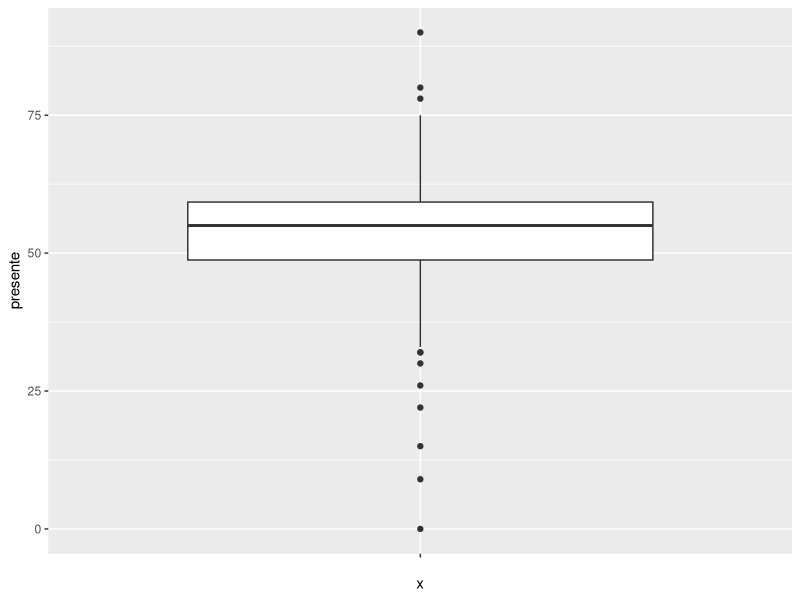
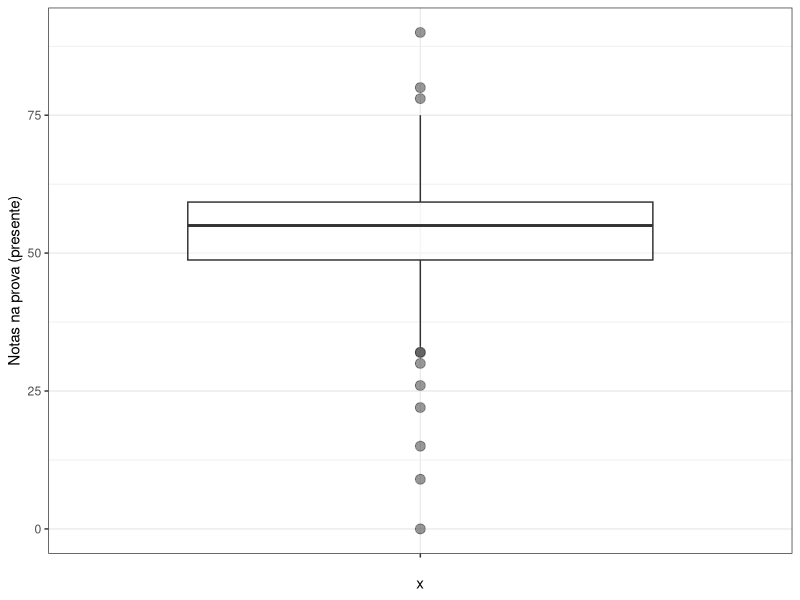
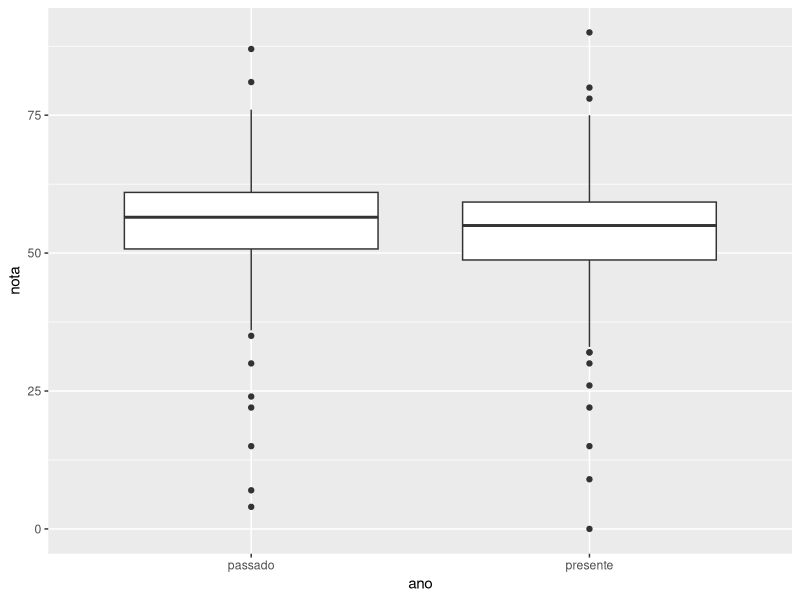
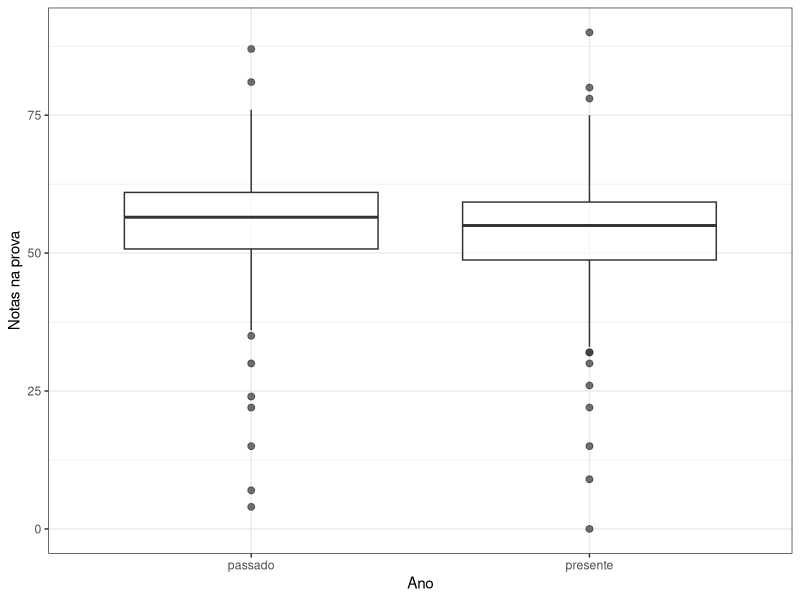

Reproduce these figures in R, in order.
################################################################################
########### Programa de Pós-graduação em Estudos da Linguagem (UFRN) ###########
########### Análise e Visualização de dados: Aula 3                  ###########
########### Profa:    Mahayana Godoy                                 ###########
################################################################################

######################
#### INFORMAÇÕES #####
######################

## O presente tutorial foi desenvolvido para acompanhar a Aula 3 do curso introdutório de Análise e Visualização de dados. Por esse motivo, alguns dos comandos podem não ser tão transparentes se forem realizados de forma independente.

## Vamos importar o conjunto de dados `scorestotal.xlsx` e relembrar qual é a média da coluna `presente`

## Lembre-se de informar qual é o diretório onde o arquivo está e de carregar os pacotes que usaresmo (readxl e ggplot2)

library(readxl)
library(ggplot2)

dados.scores = read_excel("scorestotal.xlsx")
mean(dados.scores$presente)

# Sobre medidas de dispersão:

  # Cada ponto `x` tem uma variação `v` da média `µ`, que pode ser calculado como `x-µ`

  # O valor de variação da nota 0 com relação à média é 0-52.62 = *-52.62*
  
  # O valor de variação da nota 90 com relação à média é 90-52.65 = *37.35*
  
  # A soma das variações é sempre 0, e portanto não é muito útil para descrever a dispersão dos dados

## Podemos criar um vetor com o valor da variação de cada ponto com relação à média no R. Vamos chamar esse vetor de distancia.da.media

distancia.da.media = c(dados.scores$presente - mean(dados.scores$presente))
distancia.da.media

#Abaixo, nós vemos que a soma desses valores é ZERO (ou quase isso)

soma.d.m = sum(distancia.da.media)
soma.d.m

### Dispersão - Desvio absoluto

#Uma maneira de resolver o problema da soma das distâncias da média é considerar o valor absoluto da distância dos pontos (ou seja, tirar o sinal negativo). A função abs() retorna os valores absolutos de um vetor

distancia.absoluta.da.media = abs(distancia.da.media)
distancia.absoluta.da.media

## Somando a distância absoluta de todos os pontos da média e dividindo pelo número de observações, temos uma espécie de "média" dos desvios. É o que chamamos *desvio absoluto*

distancia.absoluta.da.media = abs(distancia.da.media)
sum(distancia.absoluta.da.media)/100

##Outra maneira de resolver o problema da soma zero das distâncias do ponto com relação à média é elevar esse valor ao quadrado.

distancia.da.media.ao.quadrado = (distancia.da.media)^2
distancia.da.media.ao.quadrado

## Dispersão - Variância
# O resultado da soma das distâncias da média ao quadrado dividido pelo número de observações é o que chamamos *variância*
  
sum(distancia.da.media.ao.quadrado)/100

## Dispersão - Desvio-padrão

#Uma das medidas mais usadas para descrever a dispersão dos dados é o *desvio-padrão*
  
# O desvio padrão é a raiz-quadrada da variância

variancia = sum(distancia.da.media.ao.quadrado)/100
sqrt(variancia)

## Quando reportamos nossos dados, é muito comum reportarmos o desvio-padrão para que o leitor saiba qual foi o "espalhamento" dos valores da amostra.

#A boa notícia é que o R tem um função que faz isso, e portanto você não precisa lembrar de todas as contas que acabamos de fazer =D

sd(dados.scores$presente)

## Geralmente, a maioria dos seus dados estará em um intervalo entre `média-D.P.` e `média+D.P.` Você pode ver isso calculando esse intervalo com o código abaixo e analisando no histograma da distribuição de notas se a maioria está inserida nesse intervalo.

dp = sd(dados.scores$presente)
media = mean(dados.scores$presente)

media + dp
media - dp

## Quartis

# Os quartis dividem o conjunto de dados em pedaços, mais ou menos como a mediana. 

#Existe o 1o Quartil, que abrange 25% dos dados, o 2o Quartil, que coincide com a mediana, que abrange 50% dos dados, e o terceiro quartil, que abrange 75% dos dados.

#A **amplitude interquartil** (ou interquartile range, ou IQR) é o valor de Q3-Q1. Quanto maior esse valor, maior a dispersão dos dados.

# A amplitude interquartil também é dada pelo R através da função abaixo.

IQR(dados.scores$presente)


######################
### Estudo de caso ###
######################

##Estudo de caso

#Vamos supor que o professor que coletou os dados do conjunto scorestotal tenha motivos para querer eliminar todas as notas abaixo de 30. Depois de plotar o gráfico, o professor viu que havia apenas 5 observações abaixo desse valor. Ao conferir os alunos que tiraram essas notas, ele percebeu que um dos alunos (nota 0) faltou no dia da prova, e que os outros dois que tiraram notas muito baixas, abaixo de 30, nunca compareceram às aulas (acontece...). 

#O professor suspeita que manter esses dados não dá uma boa amostra de como os alunos que compareceram às aulas e à prova se saíram no teste, e por isso resolve fazer uma nova análise excluindo esses valores extremos.

#(a) O que acontecerá com a média?
#(b) O que acontecerá com a mediana?
#(c) O que acontecerá com as medidas de dispersão como IQR e desvio-padrão?

# Para podermos responder essas perguntas, vamos precisar mexer no nosso conjunto de dados.

# Vamos criar um subconjunto dos dados para analisar, excluindo as medidas menores que 20.

# Evite ao máximo mexer na planilha com seu conjunto de dados ou criar um conjunto de dados novo, ou vc vai ter uma pasta parecida cheia de arquivos que, dali alguns anos, não conseguirá enteder (been there, done that).

#O R conta com o `dplyr` um ótimo pacote para manipular seu conjunto de dados. Uma vez que você escreva seu script com ele, não precisará criar arquivos novos em sua pasta. Ele faz parte de um pacote maior, chamado `tidyverse`, que precisa ser baixado e carregado.

install.packages("tidyverse")
library(tidyverse)

#O dplyr funciona com um operador que chamamos 'pipe', representado como %>%. Ele permite que você use o output de uma linha *L* como input da linha seguinte *L+1*. Vamos ver um exemplo:
  
#linha 1 - cria um conjunto novos.dados a partir de dados.scores

#linha 2 - seleciona apenas a coluna "presente" do conjunto criado na linha 1

#linha 3 - filtra apenas aqueles valores iguais ou maiores que 20 para a coluna presente no conjunto criado na l2

novos.dados = dados.scores%>% #linha 1
  select(presente)%>%         #linha 2
  filter(presente >= 30)       #linha 3

## Para conferir, organize em ordem crescente os valores da coluna "presente" em `dados.scores` (o conjunto total) e `novos.dados`.

sort(dados.scores$presente)
sort(novos.dados$presente)

## Tire a média, mediana, desvio padrão, IQR e plote um novo histograma desse conjunto de dados. Preste atenção com o que aconteceu com as medidas de tendência central e dispersão quando você tira esses valores extremos.

##################
#### BOXPLOTS ####
##################

#Outra maneira de visualizar dados é com um gráfico chamado boxplot, que usa informações fornecidas pelos quartis e as organiza graficamente.

#Sven está se preparando para uma maratona de 15 milhas. O conjunto abaixo tem o número de milhas que ele correu em cada um dos seus 23 treinos e as medidas descritivas do conjunto de dados.

milespp = c(2, 2, 3, 4, 5, 5, 6, 6, 7, 5, 8, 9, 2, 10, 11, 4, 12, 2, 13, 4, 15, 5, 11)
sort(milespp)

summary(milespp)

# Você vai perceber que a faixa de milhas entre o primeiro quartil e a mediana é muito menor do que a faixa entre mediana e o terceiro quartil. O boxplot mostra essas diferenças.

# A linha que marca o início (de baixo para cima) do boxplot marca o primeiro quartil (Q1), o traço cortando o quadrado ao meio é a mediana, o traço marcando o fim do quadrado é o terceiro quartil (Q3). As linhas que se estendem das pontas do quadrado indicam uma distância de 1.5 amplitude interquartil a partir do Q1 e Q3. Essas linhas são uma maneira de identificar as medidas que estão muito distantes da mediana.

## Fazer um boxplot no ggplot é tão fácil quanto fazer um histograma. Você só precisa mudar a informação do tipo de gráfico que deseja e pensa o que colocar no eixo x e no eixo y.

ggplot(dados.scores, aes(x="", y=presente))+ #y = valores da coluna presente
  geom_boxplot()

##Podemos deixar nosso boxplot mais apresentável

ggplot(dados.scores, aes(x="", y=presente))+ #y = valores da coluna presente
  geom_boxplot(alpha=0.5, outlier.size = 3)+ #alpha = transparência, outlier.size = tamanho                                              #das bolinhas indicando outlier
  labs(y="Notas na prova (presente)")+       #legenda eixo y
  theme_bw()                                 #tema do gráfico (fundo branco)

## Geralmente, quando fazemos boxplots, nós queremos comparar dois grupos. Para isso, é preciso colocar no eixo x os grupos de histogramas que queremos comparar. No nosso caso, queremos comparar as notas nos dois anos de curso. O eixo y teria um vetor como "nota" e o eixo x deve receber um vetor para indicar a que ano aquela nota pertence (veja os slides da aula). Não conseguiremos fazer isso sem manipular o conjunto de dados.

## Nossos dados tem um formato wide: uma coluna indica as notas do ano presente e outra indica as notas do ano passado. Queremos criar uma coluna só com as notas de ambos os anos, e, ao lado dessa coluna, indicar a que ano (presente ou passado) cada nota pertence. Ou seja, queremos transformar nossos dados para um formato longo.

## Frequentemente precisamos alterar o formato dos nossos dados para fazer análise no R ou em outros programas. A vantagem do R é que essa alteração pode ser feita facilmente com o dplyr a partir da função gather(), e você não precisa fazer isso manualmente.

#Vamos criar um conjunto em formato longo chamado long.dados. Aplicamos a função gather()informando o nome das duas novas colunas que vamos criar (ano e nota) seguidas pelas colunas que queremos mesclar (presente e passado).

long.dados = dados.scores%>%  
  gather(ano, nota, presente, passado)

#Dê uma olhada no novo conjunto de dados que criou e está na área Environment.

#Acima, quisemos apenas mesclar apenas duas colunas, mas se vc tivesse três, quatro, cinco colunas com notas, deveria apenas seguir listando o nome de todas elas, separando-as com vírgulas.

# Agora fica fácil criar um boxplot com os comandos que você já conhece.

ggplot(long.dados, aes(x=ano, y=nota))+ 
  geom_boxplot()

ggplot(long.dados, aes(x=ano, y=nota))+
  geom_boxplot(alpha=0.7, outlier.size = 2)+
  labs(x="Ano", y="Notas na prova")+
  theme_bw()

## O formato longo é útil para tirar as medidas de dispersão e tendência central de forma mais rápida. Fazemos isso usando group_by() e summarise()

long.dados%>%
  group_by(ano)%>% #group_by - agrupa os dados pela variável indicada
  summarise(mediana = median(nota), media = mean(nota), dist.interquartil = IQR(nota), desvio.padrao = sd(nota))

# Lembre-se de que você vai especificando os comandos do dplyr de modo que a função explícita na linha **L** vai ser o input do que ocorre na linha **L+1**. 

# É por isso que primeiro pedimos para agrupar os dados por ano por meio de *group_by()*, e depois pedimos para que o R nos retorne as medidas solicitadas em *summarise()*

###################################
#### DICAS PARA TAREFA DE CASA ####
###################################

## Hoje você aprendeu a usar o comando filter() para manipular seu conjunto de dados. Vale mencionar como se deve usar esse comando para selecionar dados de uma variável categórica.

# filter(ano == "presente") #seleciona apenas as linhas da coluna "ano" preenchidas com "maria". note que o sinal de igual é duplo!!
 
# filter(ano != "presente") #seleciona todas as linhas da coluna "ano" que NÃO estejam preenchidas com "presente".

## Perceba que a observação que você quer selecionar ou descartar (presente, no caso) deve ser sempre usada entre aspas nesse comando se sua variável é categórica.

###############################
#### REVISÃO DOS COMANDOS  ####
###############################

########################
###### DESCRIÇÃO #######
########################

## Algumas funções para descrever seu conjunto de dados

## sd() #calcula o desvio-padrão de um vetor
## IQR() #calcula o interquartile range de um vetor (lembre-se: é IQR, não iqr)
## summary() #retorna informações sobre 1o e 3o quartil, mediana, média, valor máximo e mínimo de um vetor

###################################
###### MANIPULAÇÃO DE DADOS #######
###################################

## Algumas funções para usar o dplyr(parte do pacote tideverse). Lembre-se de que as funções usarão como input o conjunto de dados da linha superior terminada com pipe (%>%).

### SELECIONAR R FILTRAR

## select() #seleciona uma coluna em um conjunto de dados
## filter(x > y) #filtra as linhas da coluna x com valor maior que y
## filter(x < y) #filtra as linhas da coluna x com valor menor que y
## filter(x == y) #filtra as linhas da coluna x com valor igual a y
## filter(x != y) #filtra as linhas da coluna x com valor maior que y

### AGRUPANDO E COMPARANDO

## group_by(x) #agrupa os dados do conjunto especificado na linha anterior pelos valores da coluna x
## summarise(mediana = median(y), media = mean(y), dist.interquartil = IQR(y), desvio.padrao = sd(y)) #lista as medidas descritivas que vc especifica para um vetor numérico y; muito útil para ser usado em conjunto com a função group_by

### FORMATO

## gather(A, B, x, y, z) #transforma dados em formato wide para formato longo. Aqui, pede-se para formar as novas colunas de nome A e B mesclando os valores presentes nas colunas x, y e z


####################################
###### VISUALIZAÇÃO: BOXPLOT #######
####################################


## ggplot(dados, aes(x, y))+
##   geom_boxplot() # indica que o gráfico desenhado deve ser um boxplot

